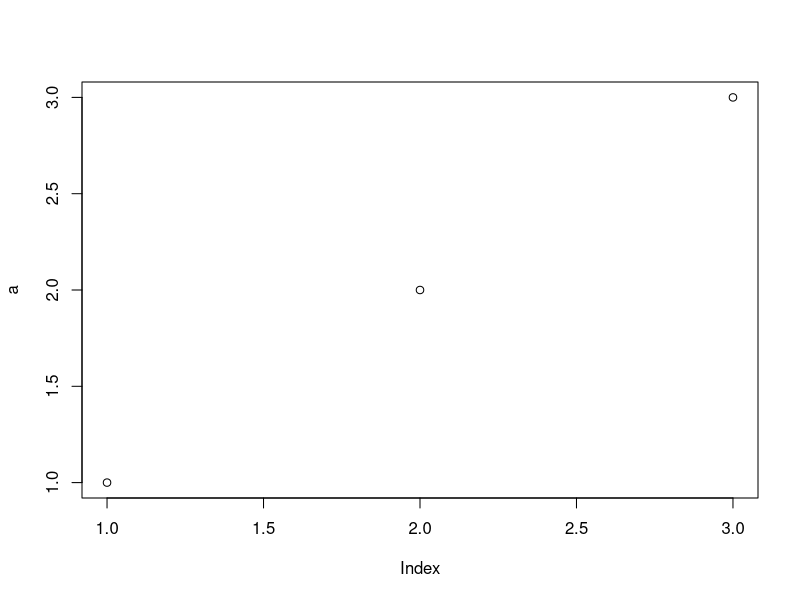

The R source for this figure:
## ---- chunk 1
a <- c(1, 2, 3)
print(a + 4)
plot(a)
